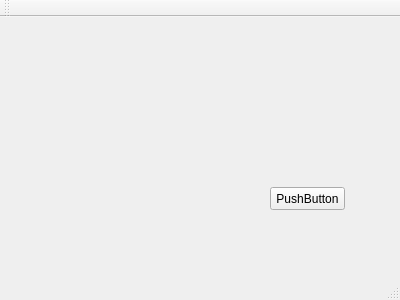
<?xml version="1.0" encoding="UTF-8"?>
<ui version="4.0">
 <class>MainWindow</class>
 <widget class="QMainWindow" name="MainWindow">
  <property name="geometry">
   <rect>
    <x>0</x>
    <y>0</y>
    <width>400</width>
    <height>300</height>
   </rect>
  </property>
  <property name="windowTitle">
   <string>MainWindow</string>
  </property>
  <widget class="QWidget" name="centralWidget">
   <widget class="QPushButton" name="pushButton">
    <property name="geometry">
     <rect>
      <x>270</x>
      <y>170</y>
      <width>75</width>
      <height>23</height>
     </rect>
    </property>
    <property name="text">
     <string>PushButton</string>
    </property>
   </widget>
  </widget>
  <widget class="QMenuBar" name="menuBar">
   <property name="geometry">
    <rect>
     <x>0</x>
     <y>0</y>
     <width>400</width>
     <height>23</height>
    </rect>
   </property>
  </widget>
  <widget class="QToolBar" name="mainToolBar">
   <attribute name="toolBarArea">
    <enum>TopToolBarArea</enum>
   </attribute>
   <attribute name="toolBarBreak">
    <bool>false</bool>
   </attribute>
  </widget>
  <widget class="QStatusBar" name="statusBar"/>
 </widget>
 <layoutdefault spacing="6" margin="11"/>
 <resources/>
 <connections/>
</ui>
